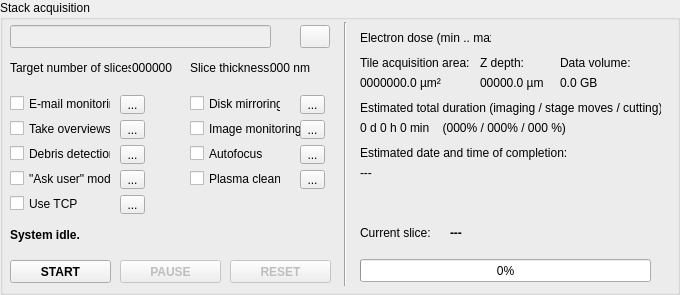
         <widget class="QGroupBox" name="groupBox_5">
          <property name="minimumSize">
           <size>
            <width>0</width>
            <height>291</height>
           </size>
          </property>
          <property name="title">
           <string>Stack acquisition</string>
          </property>
          <widget class="QPushButton" name="pushButton_startAcq">
           <property name="geometry">
            <rect>
             <x>10</x>
             <y>260</y>
             <width>101</width>
             <height>23</height>
            </rect>
           </property>
           <property name="font">
            <font>
             <weight>75</weight>
             <bold>true</bold>
            </font>
           </property>
           <property name="text">
            <string>START</string>
           </property>
          </widget>
          <widget class="QPushButton" name="pushButton_pauseAcq">
           <property name="enabled">
            <bool>false</bool>
           </property>
           <property name="geometry">
            <rect>
             <x>120</x>
             <y>260</y>
             <width>101</width>
             <height>23</height>
            </rect>
           </property>
           <property name="font">
            <font>
             <weight>75</weight>
             <bold>true</bold>
            </font>
           </property>
           <property name="text">
            <string>PAUSE</string>
           </property>
          </widget>
          <widget class="QPushButton" name="pushButton_resetAcq">
           <property name="enabled">
            <bool>false</bool>
           </property>
           <property name="geometry">
            <rect>
             <x>230</x>
             <y>260</y>
             <width>101</width>
             <height>23</height>
            </rect>
           </property>
           <property name="font">
            <font>
             <weight>75</weight>
             <bold>true</bold>
            </font>
           </property>
           <property name="text">
            <string>RESET</string>
           </property>
          </widget>
          <widget class="QLabel" name="label_t">
           <property name="geometry">
            <rect>
             <x>10</x>
             <y>60</y>
             <width>121</width>
             <height>16</height>
            </rect>
           </property>
           <property name="text">
            <string>Target number of slices:</string>
           </property>
          </widget>
          <widget class="QLabel" name="label_st">
           <property name="geometry">
            <rect>
             <x>190</x>
             <y>60</y>
             <width>81</width>
             <height>16</height>
            </rect>
           </property>
           <property name="text">
            <string>Slice thickness:</string>
           </property>
          </widget>
          <widget class="QCheckBox" name="checkBox_useAutofocus">
           <property name="enabled">
            <bool>true</bool>
           </property>
           <property name="geometry">
            <rect>
             <x>190</x>
             <y>145</y>
             <width>91</width>
             <height>17</height>
            </rect>
           </property>
           <property name="text">
            <string>Autofocus</string>
           </property>
          </widget>
          <widget class="QCheckBox" name="checkBox_useDebrisDetection">
           <property name="geometry">
            <rect>
             <x>10</x>
             <y>145</y>
             <width>101</width>
             <height>17</height>
            </rect>
           </property>
           <property name="text">
            <string>Debris detection</string>
           </property>
          </widget>
          <widget class="Line" name="line">
           <property name="geometry">
            <rect>
             <x>335</x>
             <y>22</y>
             <width>20</width>
             <height>264</height>
            </rect>
           </property>
           <property name="orientation">
            <enum>Qt::Vertical</enum>
           </property>
          </widget>
          <widget class="QLabel" name="label">
           <property name="geometry">
            <rect>
             <x>360</x>
             <y>100</y>
             <width>301</width>
             <height>16</height>
            </rect>
           </property>
           <property name="text">
            <string>Estimated total duration (imaging / stage moves / cutting):</string>
           </property>
          </widget>
          <widget class="QLabel" name="label_dose">
           <property name="geometry">
            <rect>
             <x>500</x>
             <y>30</y>
             <width>171</width>
             <height>16</height>
            </rect>
           </property>
           <property name="text">
            <string/>
           </property>
          </widget>
          <widget class="QProgressBar" name="progressBar">
           <property name="geometry">
            <rect>
             <x>360</x>
             <y>259</y>
             <width>291</width>
             <height>23</height>
            </rect>
           </property>
           <property name="sizePolicy">
            <sizepolicy hsizetype="Expanding" vsizetype="Preferred">
             <horstretch>0</horstretch>
             <verstretch>0</verstretch>
            </sizepolicy>
           </property>
           <property name="value">
            <number>0</number>
           </property>
          </widget>
          <widget class="QLabel" name="label_2">
           <property name="geometry">
            <rect>
             <x>360</x>
             <y>145</y>
             <width>301</width>
             <height>16</height>
            </rect>
           </property>
           <property name="text">
            <string>Estimated date and time of completion:</string>
           </property>
          </widget>
          <widget class="QCheckBox" name="checkBox_useMonitoring">
           <property name="geometry">
            <rect>
             <x>10</x>
             <y>95</y>
             <width>101</width>
             <height>17</height>
            </rect>
           </property>
           <property name="text">
            <string>E-mail monitoring</string>
           </property>
          </widget>
          <widget class="QToolButton" name="toolButton_monitoringSettings">
           <property name="geometry">
            <rect>
             <x>120</x>
             <y>95</y>
             <width>25</width>
             <height>19</height>
            </rect>
           </property>
           <property name="text">
            <string>...</string>
           </property>
          </widget>
          <widget class="QLabel" name="label_totalDuration">
           <property name="geometry">
            <rect>
             <x>360</x>
             <y>120</y>
             <width>301</width>
             <height>16</height>
            </rect>
           </property>
           <property name="text">
            <string>0 d 0 h 0 min    (000% / 000% / 000 %)</string>
           </property>
          </widget>
          <widget class="QLabel" name="label_totalData">
           <property name="geometry">
            <rect>
             <x>560</x>
             <y>75</y>
             <width>91</width>
             <height>16</height>
            </rect>
           </property>
           <property name="text">
            <string>0.0 GB</string>
           </property>
          </widget>
          <widget class="QLabel" name="label_dateEstimate">
           <property name="geometry">
            <rect>
             <x>360</x>
             <y>165</y>
             <width>301</width>
             <height>16</height>
            </rect>
           </property>
           <property name="text">
            <string>---</string>
           </property>
          </widget>
          <widget class="QToolButton" name="toolButton_autofocus">
           <property name="geometry">
            <rect>
             <x>300</x>
             <y>145</y>
             <width>25</width>
             <height>19</height>
            </rect>
           </property>
           <property name="text">
            <string>...</string>
           </property>
          </widget>
          <widget class="QLabel" name="label_dose_3">
           <property name="geometry">
            <rect>
             <x>360</x>
             <y>30</y>
             <width>131</width>
             <height>16</height>
            </rect>
           </property>
           <property name="text">
            <string>Electron dose (min .. max): </string>
           </property>
          </widget>
          <widget class="QCheckBox" name="checkBox_takeOV">
           <property name="geometry">
            <rect>
             <x>10</x>
             <y>120</y>
             <width>101</width>
             <height>17</height>
            </rect>
           </property>
           <property name="text">
            <string>Take overviews</string>
           </property>
          </widget>
          <widget class="QToolButton" name="toolButton_debrisDetection">
           <property name="geometry">
            <rect>
             <x>120</x>
             <y>145</y>
             <width>25</width>
             <height>19</height>
            </rect>
           </property>
           <property name="text">
            <string>...</string>
           </property>
          </widget>
          <widget class="QToolButton" name="toolButton_OVSettings">
           <property name="geometry">
            <rect>
             <x>120</x>
             <y>120</y>
             <width>25</width>
             <height>19</height>
            </rect>
           </property>
           <property name="text">
            <string>...</string>
           </property>
          </widget>
          <widget class="QLabel" name="label_cp">
           <property name="geometry">
            <rect>
             <x>360</x>
             <y>225</y>
             <width>91</width>
             <height>16</height>
            </rect>
           </property>
           <property name="text">
            <string>Current slice:</string>
           </property>
          </widget>
          <widget class="QLabel" name="label_currentPosition">
           <property name="geometry">
            <rect>
             <x>450</x>
             <y>225</y>
             <width>201</width>
             <height>16</height>
            </rect>
           </property>
           <property name="sizePolicy">
            <sizepolicy hsizetype="Expanding" vsizetype="Preferred">
             <horstretch>0</horstretch>
             <verstretch>0</verstretch>
            </sizepolicy>
           </property>
           <property name="font">
            <font>
             <weight>75</weight>
             <bold>true</bold>
            </font>
           </property>
           <property name="text">
            <string>---</string>
           </property>
          </widget>
          <widget class="QLabel" name="label_6">
           <property name="geometry">
            <rect>
             <x>560</x>
             <y>55</y>
             <width>71</width>
             <height>16</height>
            </rect>
           </property>
           <property name="text">
            <string>Data volume:</string>
           </property>
          </widget>
          <widget class="QLabel" name="label_dimensions_2">
           <property name="geometry">
            <rect>
             <x>360</x>
             <y>55</y>
             <width>121</width>
             <height>16</height>
            </rect>
           </property>
           <property name="text">
            <string>Tile acquisition area:</string>
           </property>
          </widget>
          <widget class="QLabel" name="label_totalArea">
           <property name="geometry">
            <rect>
             <x>360</x>
             <y>75</y>
             <width>111</width>
             <height>16</height>
            </rect>
           </property>
           <property name="text">
            <string>0000000.0 µm²</string>
           </property>
          </widget>
          <widget class="QCheckBox" name="checkBox_askUser">
           <property name="geometry">
            <rect>
             <x>10</x>
             <y>170</y>
             <width>101</width>
             <height>17</height>
            </rect>
           </property>
           <property name="text">
            <string>&quot;Ask user&quot; mode</string>
           </property>
          </widget>
          <widget class="QCheckBox" name="checkBox_monitorTiles">
           <property name="enabled">
            <bool>true</bool>
           </property>
           <property name="geometry">
            <rect>
             <x>190</x>
             <y>120</y>
             <width>111</width>
             <height>17</height>
            </rect>
           </property>
           <property name="text">
            <string>Image monitoring</string>
           </property>
          </widget>
          <widget class="QToolButton" name="toolButton_monitorTiles">
           <property name="geometry">
            <rect>
             <x>300</x>
             <y>120</y>
             <width>25</width>
             <height>19</height>
            </rect>
           </property>
           <property name="text">
            <string>...</string>
           </property>
          </widget>
          <widget class="QLabel" name="label_acqIndicator">
           <property name="geometry">
            <rect>
             <x>10</x>
             <y>225</y>
             <width>141</width>
             <height>20</height>
            </rect>
           </property>
           <property name="font">
            <font>
             <weight>75</weight>
             <bold>true</bold>
            </font>
           </property>
           <property name="text">
            <string>System idle.</string>
           </property>
          </widget>
          <widget class="QToolButton" name="toolButton_plasmaCleaner">
           <property name="enabled">
            <bool>true</bool>
           </property>
           <property name="geometry">
            <rect>
             <x>300</x>
             <y>170</y>
             <width>25</width>
             <height>19</height>
            </rect>
           </property>
           <property name="text">
            <string>...</string>
           </property>
          </widget>
          <widget class="QCheckBox" name="checkBox_plasmaCleaner">
           <property name="enabled">
            <bool>true</bool>
           </property>
           <property name="geometry">
            <rect>
             <x>190</x>
             <y>170</y>
             <width>91</width>
             <height>17</height>
            </rect>
           </property>
           <property name="text">
            <string>Plasma cleaner</string>
           </property>
          </widget>
          <widget class="QCheckBox" name="checkBox_mirrorDrive">
           <property name="enabled">
            <bool>true</bool>
           </property>
           <property name="geometry">
            <rect>
             <x>190</x>
             <y>95</y>
             <width>91</width>
             <height>17</height>
            </rect>
           </property>
           <property name="text">
            <string>Disk mirroring</string>
           </property>
          </widget>
          <widget class="QToolButton" name="toolButton_mirrorDrive">
           <property name="geometry">
            <rect>
             <x>300</x>
             <y>95</y>
             <width>25</width>
             <height>19</height>
            </rect>
           </property>
           <property name="text">
            <string>...</string>
           </property>
          </widget>
          <widget class="QToolButton" name="toolButton_askUserMode">
           <property name="geometry">
            <rect>
             <x>120</x>
             <y>170</y>
             <width>25</width>
             <height>19</height>
            </rect>
           </property>
           <property name="text">
            <string>...</string>
           </property>
          </widget>
          <widget class="QPushButton" name="pushButton_acqSettings">
           <property name="geometry">
            <rect>
             <x>300</x>
             <y>25</y>
             <width>30</width>
             <height>23</height>
            </rect>
           </property>
           <property name="text">
            <string/>
           </property>
          </widget>
          <widget class="QLabel" name="label_target">
           <property name="geometry">
            <rect>
             <x>132</x>
             <y>60</y>
             <width>61</width>
             <height>16</height>
            </rect>
           </property>
           <property name="font">
            <font>
             <weight>50</weight>
             <bold>false</bold>
            </font>
           </property>
           <property name="text">
            <string>000000</string>
           </property>
          </widget>
          <widget class="QLabel" name="label_16">
           <property name="geometry">
            <rect>
             <x>330</x>
             <y>55</y>
             <width>31</width>
             <height>16</height>
            </rect>
           </property>
           <property name="text">
            <string/>
           </property>
          </widget>
          <widget class="QLineEdit" name="lineEdit_baseDir">
           <property name="enabled">
            <bool>false</bool>
           </property>
           <property name="geometry">
            <rect>
             <x>10</x>
             <y>25</y>
             <width>261</width>
             <height>23</height>
            </rect>
           </property>
          </widget>
          <widget class="QLabel" name="label_sliceThickness">
           <property name="geometry">
            <rect>
             <x>270</x>
             <y>60</y>
             <width>46</width>
             <height>16</height>
            </rect>
           </property>
           <property name="font">
            <font>
             <weight>50</weight>
             <bold>false</bold>
            </font>
           </property>
           <property name="text">
            <string>000 nm</string>
           </property>
          </widget>
          <widget class="QLabel" name="label_dimensions_3">
           <property name="geometry">
            <rect>
             <x>480</x>
             <y>55</y>
             <width>61</width>
             <height>16</height>
            </rect>
           </property>
           <property name="text">
            <string>Z depth:</string>
           </property>
          </widget>
          <widget class="QLabel" name="label_totalZ">
           <property name="geometry">
            <rect>
             <x>480</x>
             <y>75</y>
             <width>71</width>
             <height>16</height>
            </rect>
           </property>
           <property name="text">
            <string>00000.0 µm</string>
           </property>
          </widget>
          <widget class="QCheckBox" name="checkBox_useTCP">
           <property name="geometry">
            <rect>
             <x>10</x>
             <y>195</y>
             <width>101</width>
             <height>17</height>
            </rect>
           </property>
           <property name="text">
            <string>Use TCP</string>
           </property>
          </widget>
          <widget class="QToolButton" name="toolButton_TCPSettings">
           <property name="geometry">
            <rect>
             <x>120</x>
             <y>195</y>
             <width>25</width>
             <height>19</height>
            </rect>
           </property>
           <property name="text">
            <string>...</string>
           </property>
          </widget>
         </widget>
